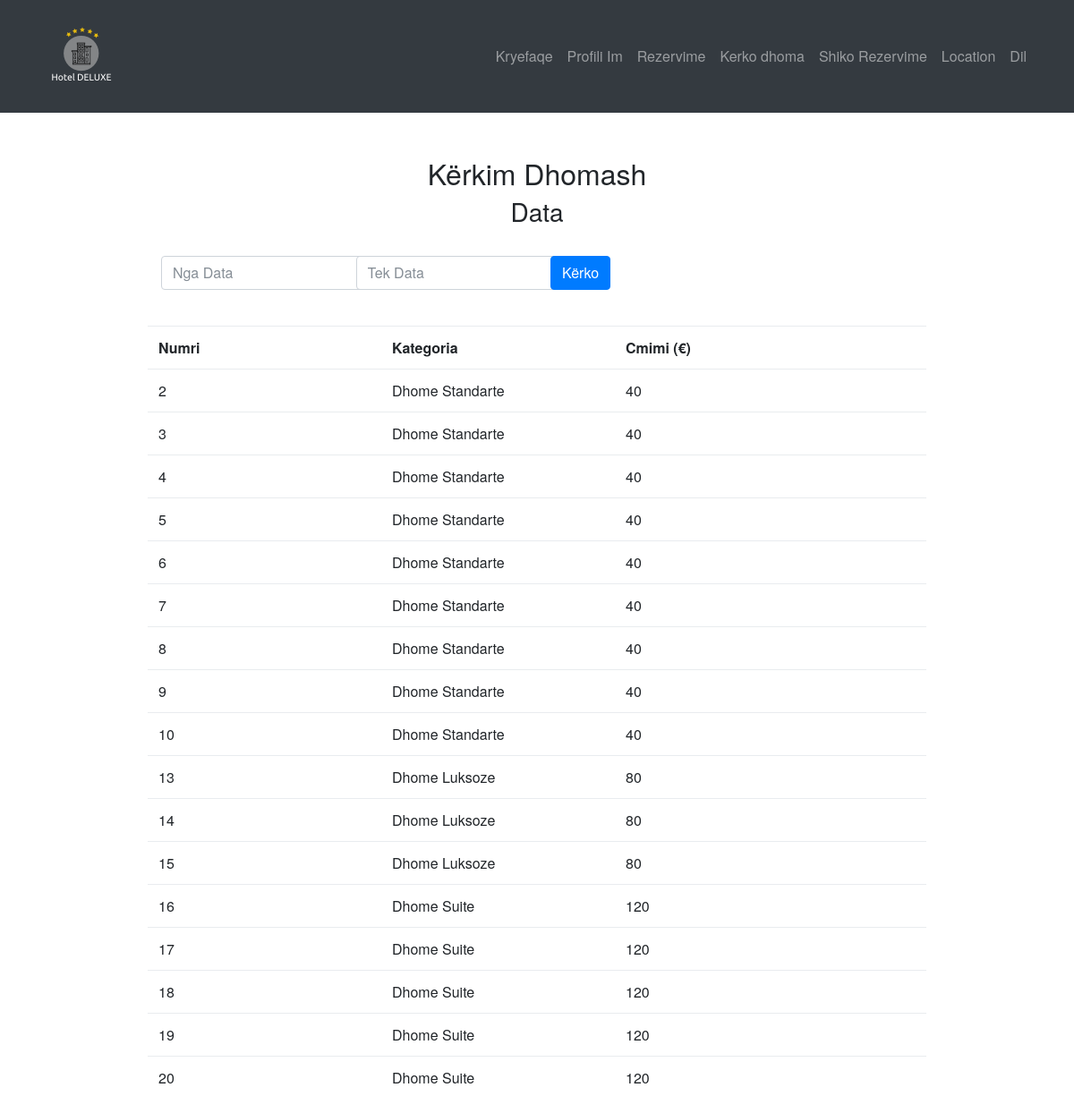
Page /findroom.php (signed in) on the committed database.
### tables this page shows
CREATE TABLE IF NOT EXISTS `dhoma` (
`DhomaId` int(10) NOT NULL,
  `TipiDhomesId` int(10) NOT NULL,
  `NrDhomes` int(3) NOT NULL,
  `Gjendje` tinyint(1) NOT NULL DEFAULT '1',
  `Notes` text NOT NULL
);

CREATE TABLE IF NOT EXISTS `tipidhomes` (
`TipiDhomesId` int(10) NOT NULL,
  `Pershkrimi` text NOT NULL,
  `Lloji` text NOT NULL,
  `Cmimi` float NOT NULL,
  `Kati` int(3) NOT NULL
);

### findroom.php (the view, shortened to what this page needs)
<?php
include 'includes/header.php';
include 'includes/usernavigation.php';
 $query="
				SELECT dh.nrDhomes,dh.Notes,t.Cmimi,t.Lloji
				FROM dhoma dh
				JOIN tipidhomes t On t.TipiDhomesId=dh.TipiDhomesId
				WHERE Gjendje = 1
				";
 $result = mysqli_query($con, $query);
 ?>
 <!DOCTYPE html>
 <html>
      <head>
           <link rel="stylesheet" href="http://code.jquery.com/ui/1.11.4/themes/smoothness/jquery-ui.css">
      </head>
      <body>
           <br /><br />
           <div class="container" style="width:900px;">
                <h2 align="center">Kërkim Dhomash</h2>
                <h3 align="center">    Data</h3><br />
                <form class="form-inline">
                <div class="col-md-3">
                     <input type="text" name="from_date" id="from_date" class="form-control" placeholder="Nga Data" />
                </div>
                <div class="col-md-3">
                     <input type="text" name="to_date" id="to_date" class="form-control" placeholder="Tek Data" />
                </div>
                <div class="col-md-5">
                     <input type="button" name="filter" id="kerko" value="Kërko" class="btn btn-primary" />
                </div>
              </form>
                <br />
                <div id="dhoma_table">
                     <table class="table table-hover">
                          <tr>
                               <th width="30%">Numri</th>
                               <th width="30%">Kategoria</th>
                               <th width="40%">Cmimi (€)</th>
                          </tr>
                     <?php
                     while($row = mysqli_fetch_array($result))
                     {
                     ?>
                          <tr>
                               <td><?php echo $row["nrDhomes"]; ?></td>
                               <td><?php echo $row["Lloji"]; ?></td>
                               <td><?php echo $row["Cmimi"]; ?></td>
                          </tr>
                     <?php
                     }mysqli_close($con);
                     ?>
                     </table>
                </div>
           </div>
      </body>
 </html>

### includes/header.php (shortened to what this page needs)
<html>
  <head>
    <link rel="stylesheet" type="text/css" href="css/bootstrap.min.css" />
    <link rel="stylesheet" type="text/css" href="css/half-slider.css" />
    <link rel="stylesheet" type="text/css" href="css/style.css" />
   </head>

### includes/usernavigation.php
<nav class="navbar navbar-expand-lg nav-fixed-top navbar-dark bg-dark ">
     <div class="container">
       <a class="navbar-brand" href="#home"><img src="images/logo.png" width="100" height="100" alt="Hotel DELUXE Tirana" >
       </a>
         <ul class="navbar-nav ml-auto">
           <li class="nav-item">
             <a class="nav-link" href="index.php" id="navA">Kryefaqe</a>
           </li>
           <li class="nav-item">
             <a class="nav-link" href="profile.php" id="navA">Profili Im</a>
           </li>
           <li class="nav-item">
             <a class="nav-link" href="reservation.php" id="navA">Rezervime</a>
           </li>
           <li class="nav-item">
             <a class="nav-link" href="findroom.php" id="navA">Kerko dhoma</a>
           </li>
           <li class="nav-item">
             <a class="nav-link" href="user_reservation.php" id="navA">Shiko Rezervime</a>
           </li>
           <li class="nav-item">
             <a class="nav-link" href="location.php" id="navA">Location</a>
           </li>
           <?php
           if(isset($_SESSION['username'])) {
           echo '
           <li class="nav-item">
             <a class="nav-link" id="navA" href="backend/backend.logout.php">Dil</a>
             </li>';
           } else {
             header("Location:index.php?login=sjeni-loguar");
             exit();
           }
           ?>
         </ul>
     </div>
   </nav>

### css/style.css (style rules this page uses)
body { overflow-x: hidden; font-family: 'Roboto Slab', 'Helvetica Neue', Helvetica, Arial, sans-serif; }
#navA { transition: all .2s ease-in-out; }

### rows in the picture
dhoma: NrDhomes "2", TipiDhomesId.Lloji "Dhome Standarte", TipiDhomesId.Cmimi "40"
dhoma: NrDhomes "3", TipiDhomesId.Lloji "Dhome Standarte", TipiDhomesId.Cmimi "40"
dhoma: NrDhomes "4", TipiDhomesId.Lloji "Dhome Standarte", TipiDhomesId.Cmimi "40"
dhoma: NrDhomes "5", TipiDhomesId.Lloji "Dhome Standarte", TipiDhomesId.Cmimi "40"
dhoma: NrDhomes "6", TipiDhomesId.Lloji "Dhome Standarte", TipiDhomesId.Cmimi "40"
dhoma: NrDhomes "7", TipiDhomesId.Lloji "Dhome Standarte", TipiDhomesId.Cmimi "40"
dhoma: NrDhomes "8", TipiDhomesId.Lloji "Dhome Standarte", TipiDhomesId.Cmimi "40"
dhoma: NrDhomes "9", TipiDhomesId.Lloji "Dhome Standarte", TipiDhomesId.Cmimi "40"
dhoma: NrDhomes "10", TipiDhomesId.Lloji "Dhome Standarte", TipiDhomesId.Cmimi "40"
dhoma: NrDhomes "13", TipiDhomesId.Lloji "Dhome Luksoze", TipiDhomesId.Cmimi "80"
dhoma: NrDhomes "14", TipiDhomesId.Lloji "Dhome Luksoze", TipiDhomesId.Cmimi "80"
dhoma: NrDhomes "15", TipiDhomesId.Lloji "Dhome Luksoze", TipiDhomesId.Cmimi "80"
dhoma: NrDhomes "16", TipiDhomesId.Lloji "Dhome Suite", TipiDhomesId.Cmimi "120"
dhoma: NrDhomes "17", TipiDhomesId.Lloji "Dhome Suite", TipiDhomesId.Cmimi "120"
dhoma: NrDhomes "18", TipiDhomesId.Lloji "Dhome Suite", TipiDhomesId.Cmimi "120"
dhoma: NrDhomes "19", TipiDhomesId.Lloji "Dhome Suite", TipiDhomesId.Cmimi "120"
dhoma: NrDhomes "20", TipiDhomesId.Lloji "Dhome Suite", TipiDhomesId.Cmimi "120"
